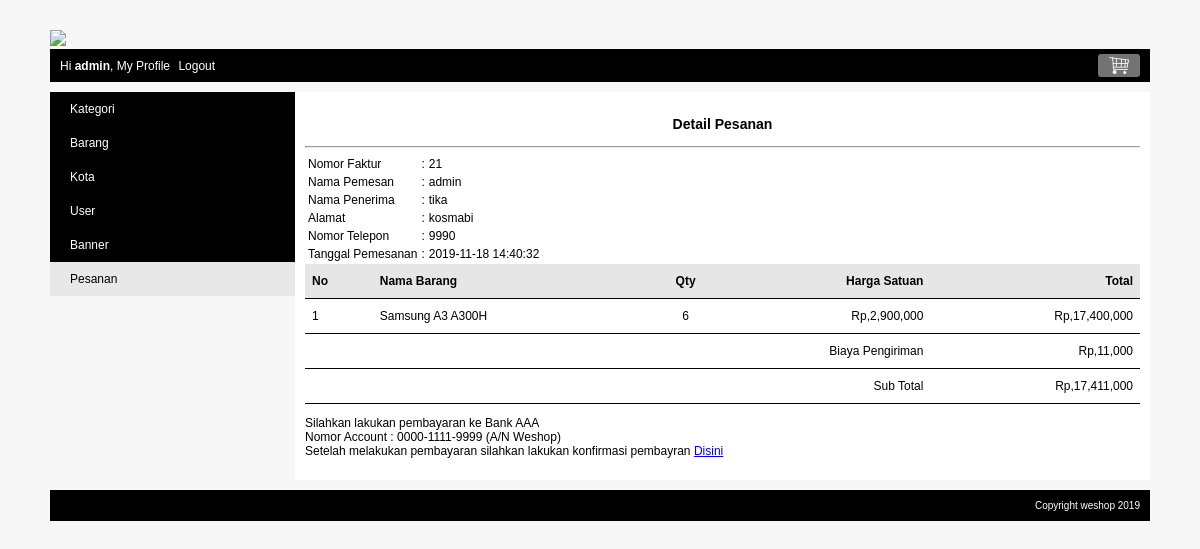
Page /index.php?page=my_profile&module=pesanan&action=detail&pesanan_id=21 (signed in) on the committed database.
### tables this page shows
CREATE TABLE `pesanan` (
  `pesanan_id` int(10) NOT NULL,
  `kota_id` int(10) NOT NULL,
  `user_id` int(10) NOT NULL,
  `nama_penerima` varchar(150) NOT NULL,
  `nomor_telepon` varchar(15) NOT NULL,
  `alamat` varchar(300) NOT NULL,
  `tanggal_pemesanan` datetime NOT NULL,
  `status` tinyint(4) NOT NULL
);

CREATE TABLE `user` (
  `user_id` int(10) NOT NULL,
  `level` varchar(30) NOT NULL,
  `nama` varchar(150) NOT NULL,
  `email` varchar(160) NOT NULL,
  `alamat` varchar(400) NOT NULL,
  `phone` varchar(15) NOT NULL,
  `password` varchar(300) NOT NULL,
  `status` enum('on','off') NOT NULL
);

CREATE TABLE `pesanan_detail` (
  `pesanan_id` int(10) NOT NULL,
  `barang_id` int(10) NOT NULL,
  `quantity` tinyint(2) NOT NULL,
  `harga` int(10) NOT NULL
);

CREATE TABLE `barang` (
  `barang_id` int(10) NOT NULL,
  `kategori_id` int(10) NOT NULL,
  `nama_barang` varchar(250) NOT NULL,
  `spesifikasi` text NOT NULL,
  `gambar` varchar(300) NOT NULL,
  `harga` int(10) NOT NULL,
  `stok` tinyint(1) NOT NULL,
  `status` enum('on','off') NOT NULL
);

CREATE TABLE `kota` (
  `kota_id` int(10) NOT NULL,
  `kota` varchar(150) NOT NULL,
  `tarif` int(10) NOT NULL,
  `status` enum('on','off') NOT NULL
);

### function/helper.php (called while the page is built, shortened)
<?php
	function rupiah($nilai = 0) {
		$string = "Rp,".number_format($nilai);
		return $string;
	}

### module/pesanan/detail.php (the view, shortened to what this page needs)
<?php
	$pesanan_id = $_GET["pesanan_id"];
	$query = mysqli_query($koneksi, "SELECT pesanan.nama_penerima, pesanan.nomor_telepon, pesanan.alamat, pesanan.tanggal_pemesanan, user.nama, kota.kota, kota.tarif FROM pesanan JOIN user ON pesanan.user_id=user.user_id JOIN kota ON kota.kota_id=pesanan.kota_id WHERE pesanan.pesanan_id='$pesanan_id'");
	$row = mysqli_fetch_assoc($query);
	$nama_penerima = $row['nama_penerima'];
	$nomor_telepon = $row['nomor_telepon'];
	$alamat = $row['alamat'];
	$tanggal_pemesanan = $row['tanggal_pemesanan'];
	$nama = $row['nama'];
	$tarif = $row['tarif'];
?>
<div class="frame-faktur">
	<h3><center>Detail Pesanan</center></h3>
	<hr/>
	<table>
		<tr>
			<td>Nomor Faktur</td>
			<td>:</td>
			<td><?php echo $pesanan_id ?> </td>
		</tr>
		<tr>
			<td>Nama Pemesan</td>
			<td>:</td>
			<td><?php echo $nama ?> </td>
		</tr>
		<tr>
			<td>Nama Penerima</td>
			<td>:</td>
			<td><?php echo $nama_penerima ?> </td>
		</tr>
		<tr>
			<td>Alamat</td>
			<td>:</td>
			<td><?php echo $alamat ?> </td>
		</tr>
		<tr>
			<td>Nomor Telepon</td>
			<td>:</td>
			<td><?php echo $nomor_telepon ?> </td>
		</tr>
		<tr>
			<td>Tanggal Pemesanan</td>
			<td>:</td>
			<td><?php echo $tanggal_pemesanan ?> </td>
		</tr>
	</table>
</div>
	<table class="table-list">
		<tr class="baris-title">
			<th class="kiri">No</th>
			<th class="kiri">Nama Barang</th>
			<th class="tengah">Qty</th>
			<th class="kanan">Harga Satuan</th>
			<th class="kanan">Total</th>
		</tr>
		<?php
			$queryDetail = mysqli_query($koneksi, "SELECT pesanan_detail.*, barang.nama_barang FROM pesanan_detail JOIN barang ON pesanan_detail.barang_id=barang.barang_id WHERE pesanan_detail.pesanan_id='$pesanan_id'");
			$no = 1;
			$subtotal = 0;
			while ($rowDetail = mysqli_fetch_assoc($queryDetail)) {
				$total = $rowDetail["harga"] * $rowDetail["quantity"];
				$subtotal = $subtotal + $total;
				echo "<tr>
						<td class='kiri'>$no</td>
						<td class='kiri'>$rowDetail[nama_barang]</td>
						<td class='tengah'>$rowDetail[quantity]</td>
						<td class='kanan'>".rupiah($rowDetail["harga"])."</td>
						<td class='kanan'>".rupiah($total)."</td>
					  </tr>";
				$no++;
			}
			$subtotal = $subtotal + $tarif;
		?>
		<tr>
			<td class="kanan" colspan="4">Biaya Pengiriman</td>
			<td class="kanan"><?php echo rupiah($tarif) ?></td>
		</tr>
		<tr>
			<td class="kanan" colspan="4">Sub Total</td>
			<td class="kanan"><?php echo rupiah($subtotal) ?></td>
		</tr>
	</table>
	<div id="frame-keterangan-pembayaran">
		<p>
			Silahkan lakukan pembayaran ke Bank AAA<br>
			Nomor Account : 0000-1111-9999 (A/N Weshop)<br>
			Setelah melakukan pembayaran silahkan lakukan konfirmasi pembayran
			<a href="<?php echo BASE_URL."index.php?page=my_profile&module=pesanan&action=konfirmasi_pembayaran&pesanan_id=$pesanan_id"?>">Disini</a>
		</p>
	</div>

### css/style.css (style rules this page uses)
body { font-family:arial; font-size:12px; color: #000000; background: #f7f7f7; margin:0px; }
.table-list { width: 100%; border-collapse: collapse; }
.table-list tr { border-bottom: 1px solid #000000; }
.table-list tr.baris-title { background: #E6E6E6; }
.table-list tr th, .table-list tr td { padding: 10px 7px; }
.kiri { text-align: left; }
.tengah { text-align: center; }
.kanan { text-align: right; }

### rows in the picture
pesanan: user.nama "admin", nama_penerima "tika", alamat "kosmabi", nomor_telepon "9990", tanggal_pemesanan "2019-11-18 14:40:32", kota.tarif "Rp,11,000"
pesanan_detail: barang.nama_barang "Samsung A3 A300H", quantity "6", harga "Rp,2,900,000", rupiah($total) "Rp,17,400,000"

### other values in the picture
$nama "admin"
$pesanan_id "21"
rupiah($subtotal) "Rp,17,411,000"
